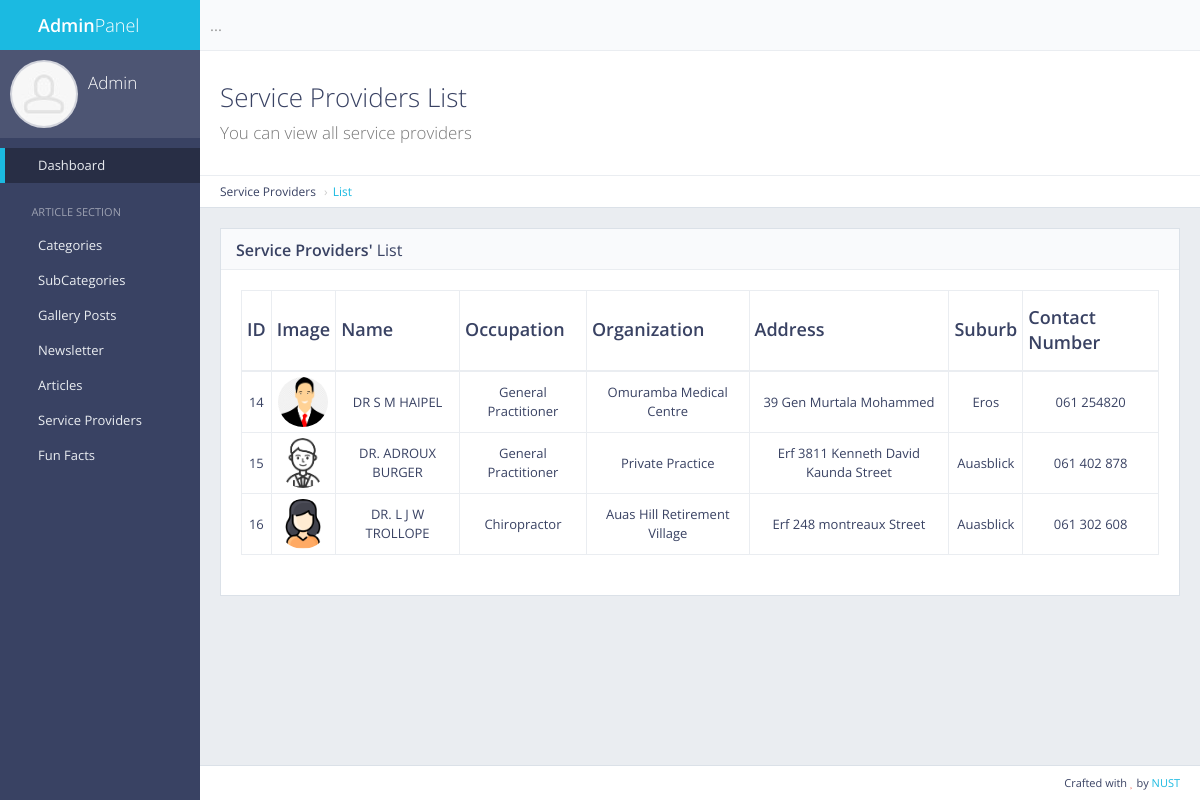
The page /panel/serviceproviders/list/ (signed in) on the database its author committed.
### serviceproviders/models.py (models this page shows, shortened)
class ServiceProviders(models.Model):
 name = models.CharField(max_length=50)
 occupation = models.TextField()
 organization = models.TextField()
 suburb = models.TextField()
 address = models.CharField(max_length=50)
 sptell = models.CharField(max_length=15)
 spimagename = models.TextField(default="-")
 spimageurl = models.TextField(default="-")

### serviceproviders/views.py (the view)
# urls.py: url(r'^panel/serviceproviders/list/$', views.serviceproviders_list, name='serviceproviders_list'),
def serviceproviders_list(request):
 serviceproviders = ServiceProviders.objects.all()
 return render(request, 'back/serviceproviders_list.html', {'serviceproviders':serviceproviders})

### main/templates/back/serviceproviders_list.html (shortened to what this page needs)
{% extends 'back/base.html' %}
{% load static %}
{% block mainblock %}
<div class="content-header">
 <div class="header-section">
  <h1>
   <i class="fa fa-table"></i>Service Providers List<br><small>You can view all service providers</small>
  </h1>
 </div>
</div>
<ul class="breadcrumb breadcrumb-top">
 <li>Service Providers</li>
 <li><a href="/panel/serviceproviders/list">List</a></li>
</ul>
<div class="block full">
 <div class="block-title">
  <h2><strong>Service Providers'</strong> List</h2>
 </div>
 <div class="table-responsive">
  <table id="example-datatable" class="table table-vcenter table-condensed table-bordered">
   <thead>
    <tr>
     <th class="text-center">ID</th>
     <th class="text-center">Image</th>
     <th>Name</th>
     <th>Occupation</th>
     <th>Organization</th>
     <th>Address</th>
     <th>Suburb</th>
     <th>Contact Number</th>
    </tr>
   </thead>
   <tbody>
    {% for cc in serviceproviders %}
    <tr>
     <td class="text-center">{{cc.pk}}</td>
     <td class="text-center"><img style="display: inline-block; width: 50px; height: 50px;" src="{{cc.spimageurl}}" alt="avatar"
       class="img-circle"></td>
     <td class="text-center">{{cc.name}}</td>
     <td class="text-center">{{cc.occupation}}</td>
     <td class="text-center">{{cc.organization}}</td>
     <td class="text-center">{{cc.address}}</td>
     <td class="text-center">{{cc.suburb}}</td>
     <td class="text-center">{{cc.sptell}}</td>
     </tr>
     {% endfor %}
    </tbody>
  </table>
 </div>
</div>
{% endblock %}

### main/templates/back/base.html (shortened to what this page needs)
{% load static %}
{% if request.user.is_authenticated %}
<!DOCTYPE html>
<html class="no-js" lang="en">
  <head>
 <link rel="stylesheet" href="{% static 'back/css/bootstrap.min.css' %}">
 <link rel="stylesheet" href="{% static 'back/css/plugins.css' %}">
 <link rel="stylesheet" href="{% static 'back/css/main.css' %}">
 <link rel="stylesheet" href="{% static 'back/css/themes.css' %}">
  </head>
  <body>
 <div id="page-wrapper">
  <div id="page-container" class="sidebar-partial sidebar-visible-lg sidebar-no-animations">
   <div id="sidebar">
    <div id="sidebar-scroll">
     <div class="sidebar-content">
      <a href="/panel" class="sidebar-brand">
       <i class="gi gi-flash"></i><span class="sidebar-nav-mini-hide"><strong>Admin</strong>Panel</span>
      </a>
      <div class="sidebar-section sidebar-user clearfix sidebar-nav-mini-hide">
       <div class="sidebar-user-avatar">
        <a href="page_ready_user_profile.html">
         <img src="{% static 'back/img/placeholders/avatars/avatar2.jpg' %}" alt="avatar">
        </a>
       </div>
       <div class="sidebar-user-name">Admin</div>
       <div class="sidebar-user-links">
        <a href="/logout" data-toggle="tooltip" data-placement="bottom" title="Logout"><i class="gi gi-exit"></i></a>
       </div>
      </div>
      <ul class="sidebar-nav">
       <li>
        <a href="/panel" class=" active"><i class="gi gi-stopwatch sidebar-nav-icon"></i><span
          class="sidebar-nav-mini-hide">Dashboard</span></a>
       </li>
      <li class="sidebar-header">
        <span class="sidebar-header-options clearfix"><a href="javascript:void(0)" data-toggle="tooltip"
            title="Quick Settings"><i class="gi gi-settings"></i></a></span>
        <span class="sidebar-header-title">Article Section</span>
      </li>
      <li>
        <a href="#" class="sidebar-nav-menu"><i class="fa fa-angle-left sidebar-nav-indicator sidebar-nav-mini-hide"></i><i
            class="gi gi-show_big_thumbnails sidebar-nav-icon"></i><span class="sidebar-nav-mini-hide">Categories</span></a>
      </li>
      <li>
        <a href="#" class="sidebar-nav-menu"><i class="fa fa-angle-left sidebar-nav-indicator sidebar-nav-mini-hide"></i><i
            class="gi gi-show_big_thumbnails sidebar-nav-icon"></i><span class="sidebar-nav-mini-hide">SubCategories</span></a>
      </li>
      <li>
        <a href="#" class="sidebar-nav-menu"><i class="fa fa-angle-left sidebar-nav-indicator sidebar-nav-mini-hide"></i><i
            class="gi gi-show_big_thumbnails sidebar-nav-icon"></i><span class="sidebar-nav-mini-hide">Gallery Posts</span></a>
      </li>
      <li>
        <a href="#" class="sidebar-nav-menu"><i class="fa fa-angle-left sidebar-nav-indicator sidebar-nav-mini-hide"></i><i
            class="gi gi-show_big_thumbnails sidebar-nav-icon"></i><span
            class="sidebar-nav-mini-hide">Newsletter</span></a>
      </li>
       <li>
        <a href="#" class="sidebar-nav-menu"><i
          class="fa fa-angle-left sidebar-nav-indicator sidebar-nav-mini-hide"></i><i
          class="gi gi-show_big_thumbnails sidebar-nav-icon"></i><span class="sidebar-nav-mini-hide">Articles</span></a>
       </li>
      <li>
        <a href="#" class="sidebar-nav-menu"><i class="fa fa-angle-left sidebar-nav-indicator sidebar-nav-mini-hide"></i><i
            class="gi gi-show_big_thumbnails sidebar-nav-icon"></i><span class="sidebar-nav-mini-hide">Service Providers</span></a>
      </li>
      <li>
        <a href="/panel/trending/" class=""><i class="gi gi-show_big_thumbnails sidebar-nav-icon"></i><span
            class="sidebar-nav-mini-hide">Fun Facts</span></a>
      </li>
      </ul>
     </div>
    </div>
   </div>
   <div id="main-container">
    <header class="navbar navbar-default">
     <form action="page_ready_search_results.html" method="post" class="navbar-form-custom">
      <div class="form-group">
       <input type="text" id="top-search" name="top-search" class="form-control" placeholder="...">
      </div>
     </form>
    </header>
    <div id="page-content">
          {% block mainblock %}
          {% endblock %}
         </div>
         <footer class="clearfix">
          <div class="pull-right">
           Crafted with <i class="fa fa-heart text-danger"></i> by <a href="#" target="_blank">NUST</a>
          </div>
         </footer>
        </div>
       </div>
      </div>
  </body>
</html>
{% else %}
Please login
{% endif %}

### rows shown on the page
ServiceProviders: pk "14", spimageurl (picture), name "DR S M HAIPEL", occupation "General Practitioner", organization "Omuramba Medical Centre", address "39 Gen Murtala Mohammed", suburb "Eros", sptell "061 254820"
ServiceProviders: pk "15", spimageurl (picture), name "DR. ADROUX BURGER", occupation "General Practitioner", organization "Private Practice", address "Erf 3811 Kenneth David Kaunda Street", suburb "Auasblick", sptell "061 402 878"
ServiceProviders: pk "16", spimageurl (picture), name "DR. L J W TROLLOPE", occupation "Chiropractor", organization "Auas Hill Retirement Village", address "Erf 248 montreaux Street", suburb "Auasblick", sptell "061 302 608"
